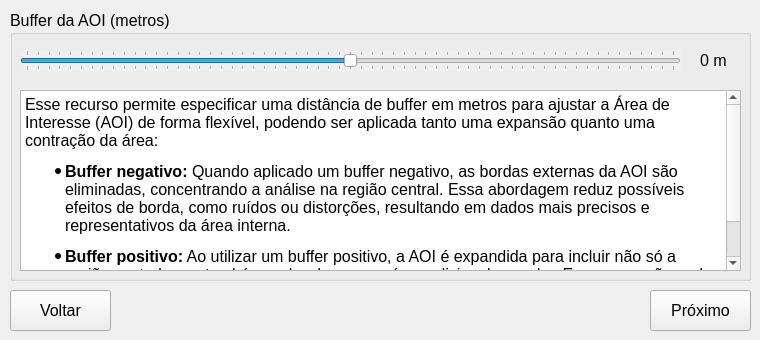
   <widget class="QWidget" name="tab_9">
    <attribute name="title">
     <string>Passo 7</string>
    </attribute>
    <widget class="QPushButton" name="QPushButton_back_6">
     <property name="enabled">
      <bool>true</bool>
     </property>
     <property name="geometry">
      <rect>
       <x>10</x>
       <y>290</y>
       <width>101</width>
       <height>41</height>
      </rect>
     </property>
     <property name="font">
      <font>
       <pointsize>12</pointsize>
      </font>
     </property>
     <property name="text">
      <string>Voltar</string>
     </property>
     <property name="icon">
      <iconset>
       <normaloff>../medias/icons8-back-button-50.png</normaloff>../medias/icons8-back-button-50.png</iconset>
     </property>
    </widget>
    <widget class="QPushButton" name="QPushButton_next_6">
     <property name="geometry">
      <rect>
       <x>650</x>
       <y>290</y>
       <width>101</width>
       <height>41</height>
      </rect>
     </property>
     <property name="font">
      <font>
       <pointsize>12</pointsize>
      </font>
     </property>
     <property name="text">
      <string>Próximo</string>
     </property>
     <property name="icon">
      <iconset>
       <normaloff>../medias/icons8-forward-button-50.png</normaloff>../medias/icons8-forward-button-50.png</iconset>
     </property>
    </widget>
    <widget class="QGroupBox" name="groupBox_28">
     <property name="geometry">
      <rect>
       <x>10</x>
       <y>10</y>
       <width>741</width>
       <height>271</height>
      </rect>
     </property>
     <property name="font">
      <font>
       <pointsize>12</pointsize>
      </font>
     </property>
     <property name="title">
      <string>Buffer da AOI (metros):</string>
     </property>
     <widget class="QTextBrowser" name="textBrowser_11">
      <property name="geometry">
       <rect>
        <x>10</x>
        <y>80</y>
        <width>721</width>
        <height>181</height>
       </rect>
      </property>
      <property name="font">
       <font>
        <pointsize>12</pointsize>
       </font>
      </property>
      <property name="html">
       <string>&lt;!DOCTYPE HTML PUBLIC &quot;-//W3C//DTD HTML 4.0//EN&quot; &quot;http://www.w3.org/TR/REC-html40/strict.dtd&quot;&gt;
&lt;html&gt;&lt;head&gt;&lt;meta name=&quot;qrichtext&quot; content=&quot;1&quot; /&gt;&lt;style type=&quot;text/css&quot;&gt;
p, li { white-space: pre-wrap; }
&lt;/style&gt;&lt;/head&gt;&lt;body style=&quot; font-family:'MS Shell Dlg 2'; font-size:12pt; font-weight:400; font-style:normal;&quot;&gt;
&lt;p style=&quot; margin-top:12px; margin-bottom:12px; margin-left:0px; margin-right:0px; -qt-block-indent:0; text-indent:0px;&quot;&gt;Esse recurso permite especificar uma distância de buffer em metros para ajustar a Área de Interesse (AOI) de forma flexível, podendo ser aplicada tanto uma expansão quanto uma contração da área:&lt;/p&gt;
&lt;ul style=&quot;margin-top: 0px; margin-bottom: 0px; margin-left: 0px; margin-right: 0px; -qt-list-indent: 1;&quot;&gt;&lt;li style=&quot;&quot; style=&quot; margin-top:12px; margin-bottom:12px; margin-left:0px; margin-right:0px; -qt-block-indent:0; text-indent:0px;&quot;&gt;&lt;span style=&quot; font-weight:600;&quot;&gt;Buffer negativo:&lt;/span&gt; Quando aplicado um buffer negativo, as bordas externas da AOI são eliminadas, concentrando a análise na região central. Essa abordagem reduz possíveis efeitos de borda, como ruídos ou distorções, resultando em dados mais precisos e representativos da área interna.&lt;/li&gt;
&lt;li style=&quot;&quot; style=&quot; margin-top:12px; margin-bottom:12px; margin-left:0px; margin-right:0px; -qt-block-indent:0; text-indent:0px;&quot;&gt;&lt;span style=&quot; font-weight:600;&quot;&gt;Buffer positivo:&lt;/span&gt; Ao utilizar um buffer positivo, a AOI é expandida para incluir não só a região central, mas também as bordas e uma área adicional ao redor. Essa expansão pode ser útil para capturar informações contextuais ou para garantir que pequenas imprecisões na delimitação não excluam partes relevantes dos dados.&lt;/li&gt;&lt;/ul&gt;&lt;/body&gt;&lt;/html&gt;</string>
      </property>
     </widget>
     <widget class="QLabel" name="label_buffer">
      <property name="geometry">
       <rect>
        <x>690</x>
        <y>40</y>
        <width>51</width>
        <height>21</height>
       </rect>
      </property>
      <property name="font">
       <font>
        <pointsize>12</pointsize>
       </font>
      </property>
      <property name="text">
       <string>0 m</string>
      </property>
     </widget>
     <widget class="QSlider" name="horizontalSlider_buffer">
      <property name="enabled">
       <bool>true</bool>
      </property>
      <property name="geometry">
       <rect>
        <x>10</x>
        <y>40</y>
        <width>661</width>
        <height>21</height>
       </rect>
      </property>
      <property name="autoFillBackground">
       <bool>true</bool>
      </property>
      <property name="minimum">
       <number>-300</number>
      </property>
      <property name="maximum">
       <number>300</number>
      </property>
      <property name="singleStep">
       <number>10</number>
      </property>
      <property name="pageStep">
       <number>10</number>
      </property>
      <property name="value">
       <number>0</number>
      </property>
      <property name="sliderPosition">
       <number>0</number>
      </property>
      <property name="orientation">
       <enum>Qt::Horizontal</enum>
      </property>
      <property name="tickPosition">
       <enum>QSlider::TicksBothSides</enum>
      </property>
     </widget>
    </widget>
   </widget>
